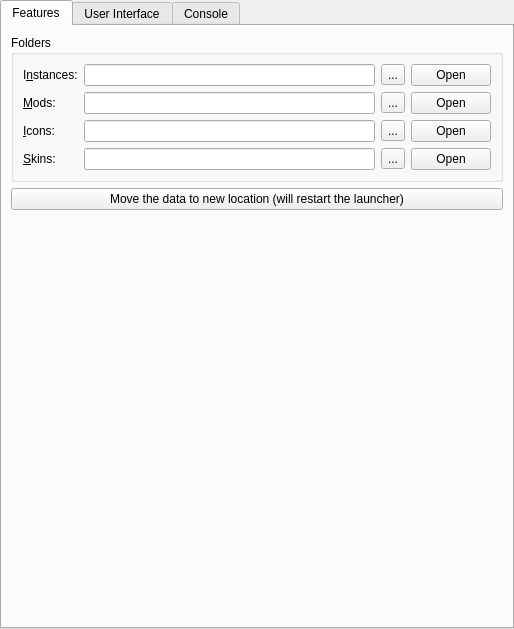
<?xml version="1.0" encoding="UTF-8"?>
<ui version="4.0">
 <class>LauncherPage</class>
 <widget class="QWidget" name="LauncherPage">
  <property name="geometry">
   <rect>
    <x>0</x>
    <y>0</y>
    <width>514</width>
    <height>629</height>
   </rect>
  </property>
  <property name="sizePolicy">
   <sizepolicy hsizetype="MinimumExpanding" vsizetype="MinimumExpanding">
    <horstretch>0</horstretch>
    <verstretch>0</verstretch>
   </sizepolicy>
  </property>
  <layout class="QVBoxLayout" name="mainLayout">
   <property name="leftMargin">
    <number>0</number>
   </property>
   <property name="topMargin">
    <number>0</number>
   </property>
   <property name="rightMargin">
    <number>0</number>
   </property>
   <property name="bottomMargin">
    <number>0</number>
   </property>
   <item>
    <widget class="QTabWidget" name="tabWidget">
     <property name="toolTip">
      <string notr="true"/>
     </property>
     <property name="tabShape">
      <enum>QTabWidget::Rounded</enum>
     </property>
     <property name="currentIndex">
      <number>0</number>
     </property>
     <widget class="QWidget" name="featuresTab">
      <attribute name="title">
       <string>Features</string>
      </attribute>
      <layout class="QVBoxLayout" name="verticalLayout_9">
       <item>
        <widget class="QGroupBox" name="foldersBox">
         <property name="title">
          <string>Folders</string>
         </property>
         <layout class="QGridLayout" name="foldersBoxLayout">
          <item row="2" column="2">
           <widget class="QToolButton" name="iconsDirBrowseBtn">
            <property name="text">
             <string notr="true">...</string>
            </property>
           </widget>
          </item>
          <item row="2" column="1">
           <widget class="QLineEdit" name="iconsDirTextBox"/>
          </item>
          <item row="1" column="2">
           <widget class="QToolButton" name="modsDirBrowseBtn">
            <property name="text">
             <string notr="true">...</string>
            </property>
           </widget>
          </item>
          <item row="3" column="2">
           <widget class="QToolButton" name="skinsDirBrowseBtn">
            <property name="text">
             <string notr="true">...</string>
            </property>
           </widget>
          </item>
          <item row="1" column="1">
           <widget class="QLineEdit" name="modsDirTextBox"/>
          </item>
          <item row="0" column="2">
           <widget class="QToolButton" name="instDirBrowseBtn">
            <property name="text">
             <string notr="true">...</string>
            </property>
           </widget>
          </item>
          <item row="3" column="0">
           <widget class="QLabel" name="labelSkinsDir">
            <property name="text">
             <string>&amp;Skins:</string>
            </property>
            <property name="buddy">
             <cstring>skinsDirTextBox</cstring>
            </property>
           </widget>
          </item>
          <item row="1" column="0">
           <widget class="QLabel" name="labelModsDir">
            <property name="text">
             <string>&amp;Mods:</string>
            </property>
            <property name="buddy">
             <cstring>modsDirTextBox</cstring>
            </property>
           </widget>
          </item>
          <item row="3" column="1">
           <widget class="QLineEdit" name="skinsDirTextBox"/>
          </item>
          <item row="0" column="0">
           <widget class="QLabel" name="labelInstDir">
            <property name="text">
             <string>I&amp;nstances:</string>
            </property>
            <property name="buddy">
             <cstring>instDirTextBox</cstring>
            </property>
           </widget>
          </item>
          <item row="0" column="1">
           <widget class="QLineEdit" name="instDirTextBox"/>
          </item>
          <item row="2" column="0">
           <widget class="QLabel" name="labelIconsDir">
            <property name="text">
             <string>&amp;Icons:</string>
            </property>
            <property name="buddy">
             <cstring>iconsDirTextBox</cstring>
            </property>
           </widget>
          </item>
          <item row="0" column="3">
           <widget class="QPushButton" name="instDirOpenBtn">
            <property name="text">
             <string>Open</string>
            </property>
           </widget>
          </item>
          <item row="1" column="3">
           <widget class="QPushButton" name="modsDirOpenBtn">
            <property name="text">
             <string>Open</string>
            </property>
           </widget>
          </item>
          <item row="2" column="3">
           <widget class="QPushButton" name="iconsDirOpenBtn">
            <property name="text">
             <string>Open</string>
            </property>
           </widget>
          </item>
          <item row="3" column="3">
           <widget class="QPushButton" name="skinsDirOpenBtn">
            <property name="text">
             <string>Open</string>
            </property>
           </widget>
          </item>
         </layout>
        </widget>
       </item>
       <item>
        <widget class="QPushButton" name="migrateDataFolderMacBtn">
         <property name="text">
          <string>Move the data to new location (will restart the launcher)</string>
         </property>
        </widget>
       </item>
       <item>
        <spacer name="verticalSpacer_2">
         <property name="orientation">
          <enum>Qt::Vertical</enum>
         </property>
         <property name="sizeHint" stdset="0">
          <size>
           <width>0</width>
           <height>0</height>
          </size>
         </property>
        </spacer>
       </item>
      </layout>
     </widget>
     <widget class="QWidget" name="generalTab">
      <attribute name="title">
       <string>User Interface</string>
      </attribute>
      <layout class="QVBoxLayout" name="verticalLayout_6">
       <item>
        <widget class="QGroupBox" name="groupBox_3">
         <property name="title">
          <string>Launcher notifications</string>
         </property>
         <layout class="QVBoxLayout" name="verticalLayout_5">
          <item>
           <widget class="QPushButton" name="resetNotificationsBtn">
            <property name="text">
             <string>Reset hidden notifications</string>
            </property>
            <property name="checkable">
             <bool>true</bool>
            </property>
           </widget>
          </item>
         </layout>
        </widget>
       </item>
       <item>
        <widget class="QGroupBox" name="sortingModeBox">
         <property name="enabled">
          <bool>true</bool>
         </property>
         <property name="title">
          <string>Instance view sorting mode</string>
         </property>
         <layout class="QHBoxLayout" name="sortingModeBoxLayout">
          <item>
           <widget class="QRadioButton" name="sortLastLaunchedBtn">
            <property name="text">
             <string>By &amp;last launched</string>
            </property>
            <attribute name="buttonGroup">
             <string notr="true">sortingModeGroup</string>
            </attribute>
           </widget>
          </item>
          <item>
           <widget class="QRadioButton" name="sortByNameBtn">
            <property name="text">
             <string>By &amp;name</string>
            </property>
            <attribute name="buttonGroup">
             <string notr="true">sortingModeGroup</string>
            </attribute>
           </widget>
          </item>
         </layout>
        </widget>
       </item>
       <item>
        <widget class="QGroupBox" name="applicationsMenuBox">
         <property name="title">
          <string>Applications menu</string>
         </property>
         <layout class="QVBoxLayout" name="applicationsMenuBoxLayout">
          <item>
           <widget class="QCheckBox" name="applicationsMenuCheck">
            <property name="text">
             <string>Show MeshMC in the applications menu</string>
            </property>
           </widget>
          </item>
          <item>
           <widget class="QLabel" name="applicationsMenuLabel">
            <property name="wordWrap">
             <bool>true</bool>
            </property>
            <property name="textInteractionFlags">
             <set>Qt::TextSelectableByMouse</set>
            </property>
           </widget>
          </item>
          <item>
           <widget class="QPushButton" name="applicationsMenuUseThisBtn">
            <property name="text">
             <string>Use this copy</string>
            </property>
           </widget>
          </item>
         </layout>
        </widget>
       </item>
       <item>
        <spacer name="generalTabSpacer">
         <property name="orientation">
          <enum>Qt::Vertical</enum>
         </property>
         <property name="sizeHint" stdset="0">
          <size>
           <width>0</width>
           <height>0</height>
          </size>
         </property>
        </spacer>
       </item>
      </layout>
     </widget>
     <widget class="QWidget" name="consoleTab">
      <attribute name="title">
       <string>Console</string>
      </attribute>
      <layout class="QVBoxLayout" name="verticalLayout_2">
       <item>
        <widget class="QGroupBox" name="consoleSettingsBox">
         <property name="title">
          <string>Console Settings</string>
         </property>
         <layout class="QVBoxLayout" name="verticalLayout_3">
          <item>
           <widget class="QCheckBox" name="showConsoleCheck">
            <property name="text">
             <string>Show console while the game is running?</string>
            </property>
           </widget>
          </item>
          <item>
           <widget class="QCheckBox" name="autoCloseConsoleCheck">
            <property name="text">
             <string>Automatically close console when the game quits?</string>
            </property>
           </widget>
          </item>
          <item>
           <widget class="QCheckBox" name="showConsoleErrorCheck">
            <property name="text">
             <string>Show console when the game crashes?</string>
            </property>
           </widget>
          </item>
         </layout>
        </widget>
       </item>
       <item>
        <widget class="QGroupBox" name="groupBox_4">
         <property name="title">
          <string>History limit</string>
         </property>
         <layout class="QGridLayout" name="gridLayout_3">
          <item row="1" column="0">
           <widget class="QCheckBox" name="checkStopLogging">
            <property name="text">
             <string>Stop logging when log overflows</string>
            </property>
           </widget>
          </item>
          <item row="0" column="0">
           <widget class="QSpinBox" name="lineLimitSpinBox">
            <property name="sizePolicy">
             <sizepolicy hsizetype="Expanding" vsizetype="Fixed">
              <horstretch>0</horstretch>
              <verstretch>0</verstretch>
             </sizepolicy>
            </property>
            <property name="suffix">
             <string> lines</string>
            </property>
            <property name="minimum">
             <number>10000</number>
            </property>
            <property name="maximum">
             <number>1000000</number>
            </property>
            <property name="singleStep">
             <number>10000</number>
            </property>
            <property name="value">
             <number>100000</number>
            </property>
           </widget>
          </item>
         </layout>
        </widget>
       </item>
       <item>
        <spacer name="consoleTabSpacer">
         <property name="orientation">
          <enum>Qt::Vertical</enum>
         </property>
         <property name="sizeHint" stdset="0">
          <size>
           <width>0</width>
           <height>0</height>
          </size>
         </property>
        </spacer>
       </item>
      </layout>
     </widget>
    </widget>
   </item>
  </layout>
 </widget>
 <tabstops>
  <tabstop>instDirTextBox</tabstop>

  <tabstop>instDirBrowseBtn</tabstop>
  <tabstop>instDirOpenBtn</tabstop>
  <tabstop>modsDirTextBox</tabstop>
  <tabstop>modsDirBrowseBtn</tabstop>
  <tabstop>modsDirOpenBtn</tabstop>
  <tabstop>iconsDirTextBox</tabstop>
  <tabstop>iconsDirBrowseBtn</tabstop>
  <tabstop>iconsDirOpenBtn</tabstop>
  <tabstop>skinsDirTextBox</tabstop>
  <tabstop>skinsDirBrowseBtn</tabstop>
  <tabstop>skinsDirOpenBtn</tabstop>
  <tabstop>migrateDataFolderMacBtn</tabstop>
  <tabstop>resetNotificationsBtn</tabstop>
  <tabstop>sortLastLaunchedBtn</tabstop>
  <tabstop>sortByNameBtn</tabstop>
  <tabstop>applicationsMenuCheck</tabstop>
  <tabstop>applicationsMenuUseThisBtn</tabstop>
  <tabstop>showConsoleCheck</tabstop>
  <tabstop>autoCloseConsoleCheck</tabstop>
  <tabstop>showConsoleErrorCheck</tabstop>
  <tabstop>lineLimitSpinBox</tabstop>
  <tabstop>checkStopLogging</tabstop>
  <tabstop>tabWidget</tabstop>
 </tabstops>
 <resources/>
 <connections/>
 <buttongroups>
  <buttongroup name="sortingModeGroup"/>
 </buttongroups>
</ui>
